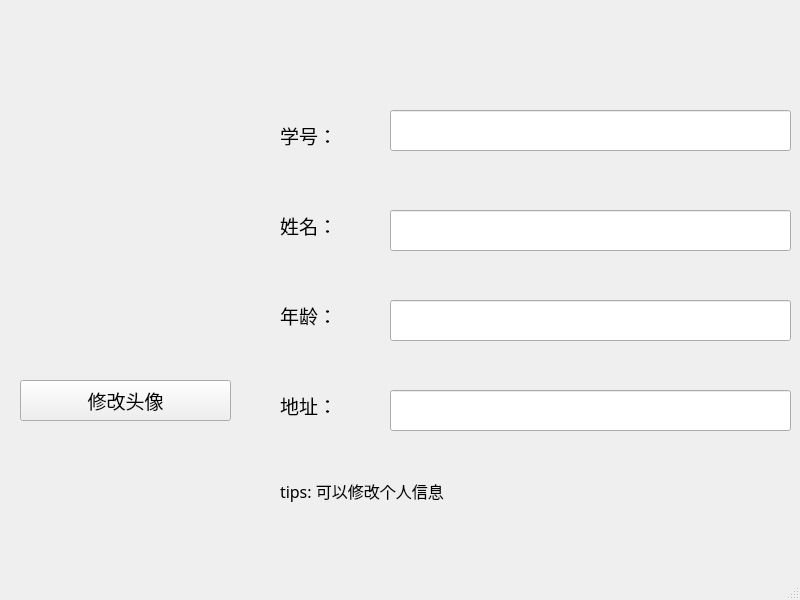
<?xml version="1.0" encoding="UTF-8"?>
<ui version="4.0">
 <class>PersonalnformationWindow</class>
 <widget class="QMainWindow" name="PersonalnformationWindow">
  <property name="geometry">
   <rect>
    <x>0</x>
    <y>0</y>
    <width>800</width>
    <height>600</height>
   </rect>
  </property>
  <property name="windowTitle">
   <string>个人信息</string>
  </property>
  <widget class="QWidget" name="centralwidget">
   <widget class="QLabel" name="label">
    <property name="geometry">
     <rect>
      <x>280</x>
      <y>120</y>
      <width>81</width>
      <height>31</height>
     </rect>
    </property>
    <property name="font">
     <font>
      <family>宋体</family>
      <pointsize>14</pointsize>
     </font>
    </property>
    <property name="text">
     <string>学号：</string>
    </property>
   </widget>
   <widget class="QLabel" name="label_2">
    <property name="geometry">
     <rect>
      <x>280</x>
      <y>210</y>
      <width>81</width>
      <height>31</height>
     </rect>
    </property>
    <property name="font">
     <font>
      <family>宋体</family>
      <pointsize>14</pointsize>
     </font>
    </property>
    <property name="text">
     <string>姓名：</string>
    </property>
   </widget>
   <widget class="QLabel" name="label_3">
    <property name="geometry">
     <rect>
      <x>280</x>
      <y>300</y>
      <width>81</width>
      <height>31</height>
     </rect>
    </property>
    <property name="font">
     <font>
      <family>宋体</family>
      <pointsize>14</pointsize>
     </font>
    </property>
    <property name="text">
     <string>年龄：</string>
    </property>
   </widget>
   <widget class="QLabel" name="label_4">
    <property name="geometry">
     <rect>
      <x>280</x>
      <y>390</y>
      <width>81</width>
      <height>31</height>
     </rect>
    </property>
    <property name="font">
     <font>
      <family>宋体</family>
      <pointsize>14</pointsize>
     </font>
    </property>
    <property name="text">
     <string>地址：</string>
    </property>
   </widget>
   <widget class="QLineEdit" name="lineEdit">
    <property name="geometry">
     <rect>
      <x>390</x>
      <y>300</y>
      <width>401</width>
      <height>41</height>
     </rect>
    </property>
    <property name="text">
     <string/>
    </property>
   </widget>
   <widget class="QLineEdit" name="lineEdit_2">
    <property name="geometry">
     <rect>
      <x>390</x>
      <y>390</y>
      <width>401</width>
      <height>41</height>
     </rect>
    </property>
    <property name="text">
     <string/>
    </property>
   </widget>
   <widget class="QPushButton" name="pushButton">
    <property name="geometry">
     <rect>
      <x>20</x>
      <y>380</y>
      <width>211</width>
      <height>41</height>
     </rect>
    </property>
    <property name="font">
     <font>
      <family>宋体</family>
      <pointsize>14</pointsize>
     </font>
    </property>
    <property name="text">
     <string>修改头像</string>
    </property>
   </widget>
   <widget class="QLineEdit" name="lineEdit_3">
    <property name="geometry">
     <rect>
      <x>390</x>
      <y>210</y>
      <width>401</width>
      <height>41</height>
     </rect>
    </property>
    <property name="text">
     <string/>
    </property>
   </widget>
   <widget class="QLabel" name="label_5">
    <property name="geometry">
     <rect>
      <x>280</x>
      <y>470</y>
      <width>511</width>
      <height>41</height>
     </rect>
    </property>
    <property name="font">
     <font>
      <family>等线</family>
      <pointsize>12</pointsize>
     </font>
    </property>
    <property name="text">
     <string>tips: 可以修改个人信息</string>
    </property>
   </widget>
   <widget class="QLineEdit" name="lineEdit_4">
    <property name="geometry">
     <rect>
      <x>390</x>
      <y>110</y>
      <width>401</width>
      <height>41</height>
     </rect>
    </property>
    <property name="text">
     <string/>
    </property>
   </widget>
  </widget>
  <widget class="QMenuBar" name="menubar">
   <property name="geometry">
    <rect>
     <x>0</x>
     <y>0</y>
     <width>800</width>
     <height>18</height>
    </rect>
   </property>
  </widget>
  <widget class="QStatusBar" name="statusbar"/>
 </widget>
 <resources/>
 <connections/>
</ui>
